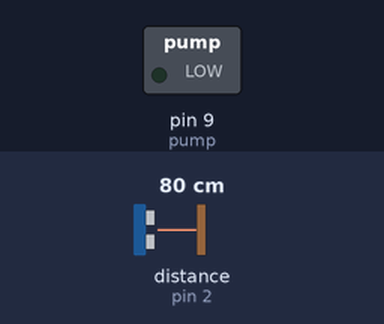
A sketch run on a simulated Arduino Uno, built with avr-gcc and run on an emulated ATmega328P. Parts: switched loads named in the sketch (green lamp = pin HIGH). Wiring (inferred from the names in the program): ultrasonic range finder: trigger pin 3; echo pin 2. The inputs (shaded band) are chosen by the test bench; at power-on: distance to the obstacle (sensor on pin 2) 80 cm. The echo pulse lasts 58.3 µs per cm; pins used as bus, display or sensor lines are not drawn.

Above: at 1.2 s.
1.3 s: distance to the obstacle (sensor on pin 2) set to 12 cm
2.8 s: distance to the obstacle (sensor on pin 2) set to 9 cm
At 3.8 s:
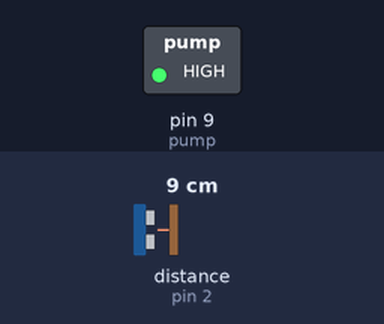
7.3 s: distance to the obstacle (sensor on pin 2) set to 2 cm
Timing chart, 0 to 11.3 s (numbered marks = the images above; inputs shaded):
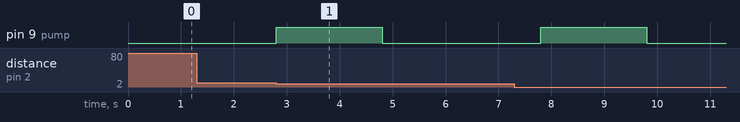

The sketch:

sanitizer_dispenser.ino
```cpp
int pump=9;//attach your pump to PWM 9 of Arduino

#define echoPin 2 // attach pin D2 Arduino to pin Echo of HC-SR04
#define trigPin 3 //attach pin D3 Arduino to pin Trig of HC-SR04
long duration; // variable for the duration of sound wave travel
int distance; // variable for the distance measurement
long inch;
void setup() {
pinMode(pump, OUTPUT);
pinMode(trigPin, OUTPUT); // Sets the trigPin as an OUTPUT
pinMode(echoPin, INPUT); // Sets the echoPin as an INPUT
}

void loop() {
// Clears the trigPin condition
digitalWrite(trigPin, LOW);
delayMicroseconds(2);
// Sets the trigPin HIGH (ACTIVE) for 10 microseconds
digitalWrite(trigPin, HIGH);
delayMicroseconds(10);
digitalWrite(trigPin, LOW);
// Reads the echoPin, returns the sound wave travel time in microseconds
duration = pulseIn(echoPin, HIGH);
// Calculating the distance
distance = duration * 0.034 / 2; // Speed of sound wave divided by 2 (go and back)
inch=distance/2.54;//converting cm to inch
if(distance<10)
{
digitalWrite(pump, HIGH); // turn the pump on if distance less than 10 cm (HIGH is the voltage level)
delay(2000);
digitalWrite(pump, LOW); //For controlled dispensing
delay(3000);

}
else
{
digitalWrite(pump, LOW); // turn the pump off if distance greater than or equal to 10 cm (LOW is the voltage level)
}

}

/////////////////////////////////////////////////////////////////////////////////////////////////
```

Measured:
- the behaviour switches between 11 and 10 cm on distance to the obstacle (sensor on pin 2) (found by bisection; images 0 and 1)
- after the input at 1.3 s, every drawn part: stays the same
- after the input at 2.8 s, pin 9 (pump): LOW → HIGH at once, → LOW 2.0 s later
